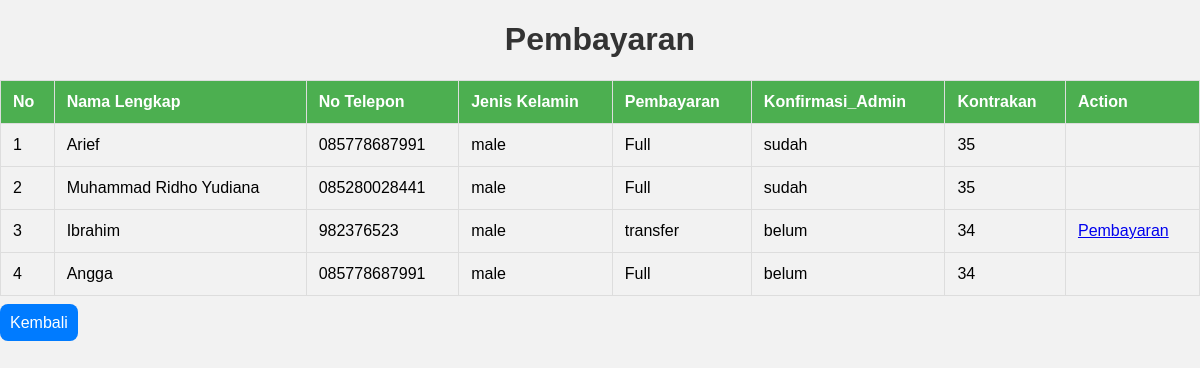
The page /pembayaran.php (signed in) on the database its author committed.
### tables this page shows
CREATE TABLE `pemesanan` (
  `id_pesanan` int(11) NOT NULL,
  `nama` text NOT NULL,
  `no_tlp` varchar(255) NOT NULL,
  `jk` varchar(10) NOT NULL,
  `id_bayar` int(11) NOT NULL,
  `status` varchar(255) NOT NULL DEFAULT 'belum',
  `no_kontrakan` int(11) NOT NULL,
  `gambar` text NOT NULL
);

CREATE TABLE `pembayaran` (
  `id_pembayaran` int(11) NOT NULL,
  `metode_bayar` varchar(255) NOT NULL
);

### pembayaran.php (the view, shortened to what this page needs)
<?php
include 'function.php';
$querry = "SELECT pemesanan.*, pembayaran.* from pemesanan LEFT JOIN pembayaran ON pemesanan.id_bayar = pembayaran.id_pembayaran";
$result =  mysqli_query($koneksi, $querry);
?>
<!DOCTYPE html>
<html lang="en">
<head>
</head>
<body>
    <h1 class="animated-heading">Pembayaran</h1>
    <form action="" method="post">
        <table border="1px" cellspacing="0">
            <thead>
                <tr>
                    <th>No</th>
                    <th>Nama Lengkap</th>
                    <th>No Telepon</th>
                    <th>Jenis Kelamin</th>
                    <th>Pembayaran</th>
                    <th>Konfirmasi_Admin</th>
                    <th>Kontrakan</th>
                    <th>Action</th>
                </tr>
            </thead>
            <tbody>
                <?php
                $no = 1;
                while ($result && $row = mysqli_fetch_assoc($result)) {
                ?>
                    <tr>
                        <td><?php echo $no; ?></td>
                        <td><?php echo $row['nama']; ?></td>
                        <td><?php echo $row['no_tlp']; ?></td>
                        <td><?php echo $row['jk']; ?></td>
                        <td><?php echo $row['metode_bayar']; ?></td>
                        <td><?php echo $row['status']; ?></td>
                        <td><?php echo $row['no_kontrakan']; ?></td>
                        <td>
                            <?php
                            if ($row['gambar'] != true) { ?>
                                <a href="upload_bukti.php?id=<?= $row['id_pesanan'] ?>">Pembayaran</a>
                            <?php } ?>
                        </td>
                    </tr>
                <?php
                    $no++;
                }
                ?>
            </tbody>
        </table>
        <br>
        <div class="bwh">
            <a href="notifpesanan.php"> Kembali </a>
        </div>
</body>
</html>

### pembayaran.php (style rules this page uses)
body { font-family: "Arial", sans-serif; background-color: #f2f2f2; margin: 0; padding: 0; }
h1 { color: #333; text-align: center; }
table { width: 100%; border-collapse: collapse; margin-top: 20px; }
table, th, td { border: 1px solid #ddd; }
th, td { padding: 12px; text-align: left; }
th { background-color: #4caf50; color: white; }
tbody tr:nth-child(even) { background-color: #f2f2f2; }
.bwh a { text-decoration: none; width: 100%; padding: 10px; box-sizing: border-box; background-color: #007BFF; color: #fff; border-radius: 8px; }

### rows shown on the page
pemesanan: nama "Arief", no_tlp "085778687991", jk "male", id_bayar.metode_bayar "Full", status "sudah", no_kontrakan "35"
pemesanan: nama "Muhammad Ridho Yudiana", no_tlp "085280028441", jk "male", id_bayar.metode_bayar "Full", status "sudah", no_kontrakan "35"
pemesanan: nama "Ibrahim", no_tlp "982376523", jk "male", id_bayar.metode_bayar "transfer", status "belum", no_kontrakan "34"
pemesanan: nama "Angga", no_tlp "085778687991", jk "male", id_bayar.metode_bayar "Full", status "belum", no_kontrakan "34"
